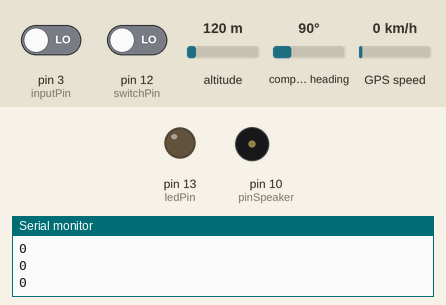
Bench run of a sketch on a simulated Arduino Uno, built with avr-gcc and run on an emulated ATmega328P. On the bench: output pins drawn as LEDs (lit = HIGH), buzzer (waves = sounding), the last lines printed to the serial monitor. The test bench sets the inputs (shaded band); at power-on: pin 3 (inputPin) LOW, pin 12 (switchPin) LOW, altitude 120 m, compass heading 90°, GPS speed 0 km/h. The GPS gets a fix after 3 s at 37.7749, -122.4194 with 8 satellites; pins used as bus, display or sensor lines are not drawn.

Above: at 1.4 s.
1.5 s: pin 3 (inputPin) driven HIGH and pin 12 (switchPin) driven HIGH
At 1.75 s:
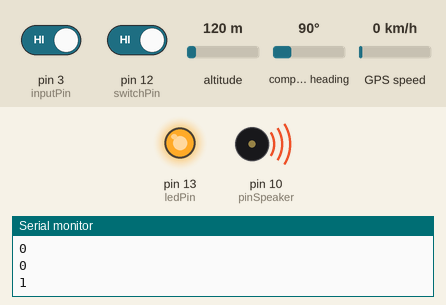
5.0 s: pin 3 (inputPin) driven LOW
At 5.2 s:
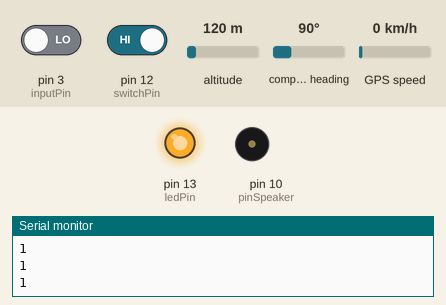
7.0 s: pin 3 (inputPin) driven HIGH
At 7.33 s:
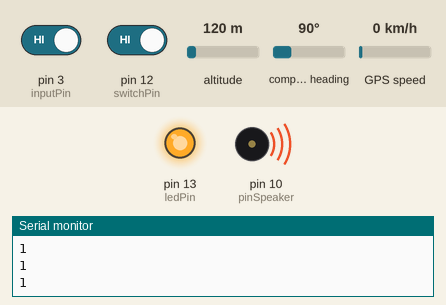
10.5 s: pin 12 (switchPin) driven LOW
At 12.1 s:
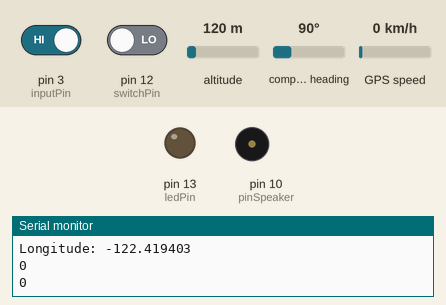
12.4 s: pin 12 (switchPin) driven HIGH
At 12.95 s:
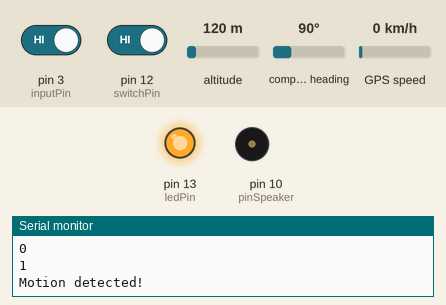
Timing chart, 0 to 16.9 s (numbered marks = the images above; inputs shaded):
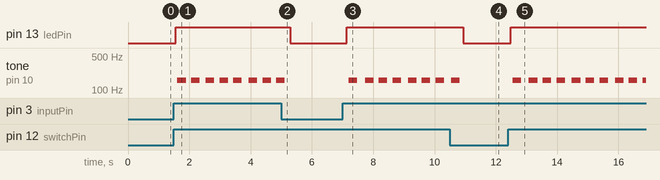

Measured:
- after the input at 1.5 s, pin 13 (ledPin): LOW → HIGH after 0.06 s; tone on pin 10 (pinSpeaker): plays 160 Hz for 0.28 s, 159 Hz for 0.28 s, 160 Hz for 0.28 s, 160 Hz for 0.28 s, 160 Hz for 0.28 s, 159 Hz for 0.28 s … (8 notes in this stretch), starting after 0.11 s
- after the input at 5.0 s, pin 13 (ledPin): HIGH → LOW after 0.29 s; tone on pin 10 (pinSpeaker): goes on until 5.1 s, then stays silent
- after the input at 7.0 s, pin 13 (ledPin): LOW → HIGH after 0.14 s; tone on pin 10 (pinSpeaker): silent → 160 Hz after 0.20 s, then repeats every 1.4 s: silent 0.26 s, 159 Hz 0.28 s, 2 × (silent 0.17 s, 160 Hz 0.28 s)
- after the input at 10.5 s, pin 13 (ledPin): HIGH → LOW after 0.44 s; tone on pin 10 (pinSpeaker): goes on until 10.8 s, then stays silent
- after the input at 12.4 s, pin 13 (ledPin): LOW → HIGH after 0.09 s; tone on pin 10 (pinSpeaker): silent → 160 Hz after 0.15 s, then repeats every 1.4 s: silent 0.26 s, 159 Hz 0.28 s, 2 × (silent 0.17 s, 160 Hz 0.28 s)

The sketch:

arduino1.ino
```cpp
#include <SoftwareSerial.h>
#include <TinyGPS++.h>

int ledPin = 13;    // chọn chân 13 báo hiệu LED
int switchPin = 12;
int inputPin = 3;   // chọn ngõ tín hiệu vào cho PIR
int pirState = LOW; // Bắt đầu với không có báo động
int val = 0;
int pinSpeaker = 10; //chọn chân cho chuông khi có đột nhập
int switchValue = 0;

String data = ""; // data sent to nodemcu


int RXPin = 8;
int TXPin = 9;

int GPSBaud = 9600;
TinyGPSPlus gps;
SoftwareSerial gpsSerial (RXPin,TXPin);

int count = 0;
int MAX_COUNT = 200;

SoftwareSerial s(6, 7);

void setup()
{
    Serial.begin(9600);
    delay(10);
    s.begin(9600);
    delay(10);
    pinMode(ledPin, OUTPUT);
    pinMode(inputPin, INPUT);
    pinMode(switchPin, INPUT);
    pinMode(pinSpeaker, OUTPUT);
    digitalWrite(pinSpeaker, HIGH);
    digitalWrite(ledPin, LOW);

      gpsSerial.begin(GPSBaud);
}

void loop()
{
    val = digitalRead(inputPin); // đọc giá trị đầu vào.
    switchValue = digitalRead(switchPin);

    // get GPS location
    while (gpsSerial.available() > 0)
    {
      if (gps.encode(gpsSerial.read()))
      {
        if (gps.location.isValid())
        {
          Serial.print("Latitude: ");
          Serial.println(gps.location.lat(), 6);
          Serial.print("Longitude: ");
          Serial.println(gps.location.lng(), 6);
          data = String(gps.location.lat(), 6) + "," + String(gps.location.lng(), 6);
        }
      }
    }

    Serial.println(String(switchValue));

    if (val == HIGH && switchValue == 1)             // nếu giá trị ở mức cao.(1)
    {
        digitalWrite(ledPin, HIGH); // LED On
        playTone(300, 160);         // thời gian chuông kêu
        delay(150);

        if (pirState == LOW)
        {
            Serial.println("\nMotion detected!");
            pirState = HIGH;

            // Send to NodeMCU

            if (data.length() == 0) {
              // not initial GPS location
              Serial.println("Not initial GPS location!" + data);
            }else {
              String sentData = "1," + data;
              char* buf = (char*) malloc(sizeof(char)*sentData.length()+1);
              sentData.toCharArray(buf,sentData.length()+1);
              s.write(buf);

              Serial.println("Sent!" + String(buf));
              free(buf);
            }

        }
    }
    else
    {
        digitalWrite(ledPin, LOW);
        playTone(0, 0);
        delay(300);
        if (pirState == HIGH)
        {
            Serial.println("Motion ended!");
            pirState = LOW;
        }
    }
}

void playTone(long duration, int freq)
{
    duration *= 1000;
    int period = (1.0 / freq) * 1000000;
    long elapsed_time = 0;
    while (elapsed_time < duration)
    {
        digitalWrite(pinSpeaker, LOW);
        delayMicroseconds(period / 2);
        digitalWrite(pinSpeaker, HIGH);
        delayMicroseconds(period / 2);
        elapsed_time += (period);
    }
}
```
